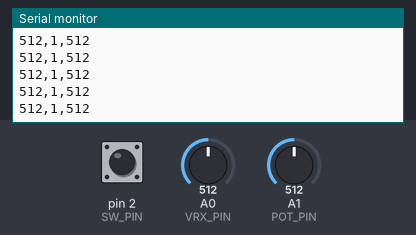
Simulated run of this sketch. Board: Arduino Uno, built with avr-gcc and run on an emulated ATmega328P. Shown: the last lines printed to the serial monitor. The inputs (shaded band) are chosen by the test bench; at power-on: A0 (VRX_PIN) = 512, A1 (POT_PIN) = 512, pin 2 (SW_PIN) HIGH.

Above: at 1.2 s.
1.3 s: A0 (VRX_PIN) set to 1023
At 1.33 s:
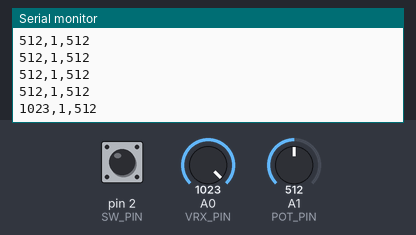
4.3 s: A1 (POT_PIN) set to 1023
At 4.32 s:
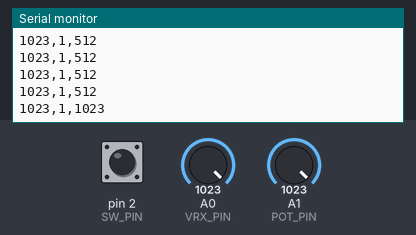
7.3 s: pin 2 (SW_PIN) pulled LOW for 0.15 s
At 7.36 s:
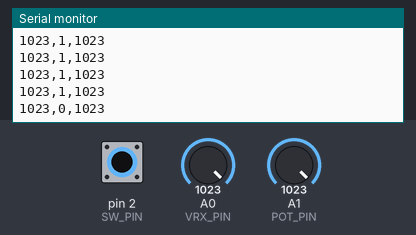
8.9 s: A1 (POT_PIN) set to 0
At 8.94 s:
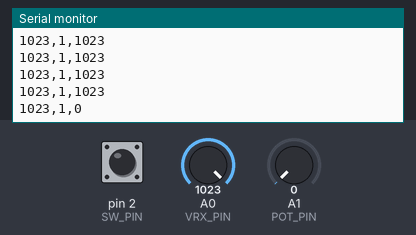
11.9 s: pin 2 (SW_PIN) pulled LOW for 1 s
At 11.92 s:
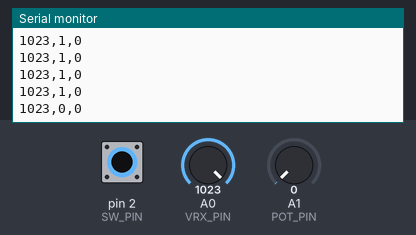
14.4 s: A0 (VRX_PIN) set to 900
At 14.4 s:
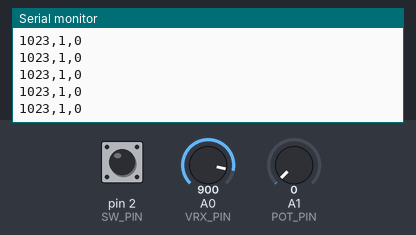
Timing chart, 0 to 16.9 s (numbered marks = the images above; inputs shaded):
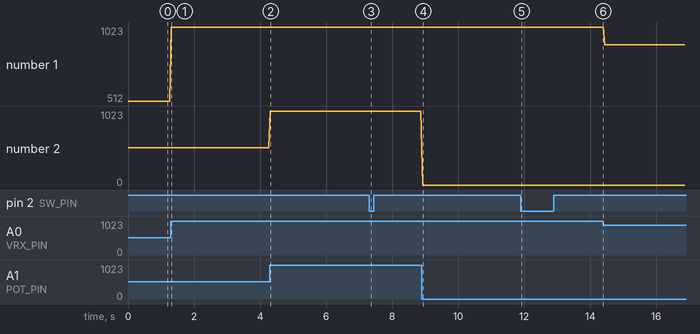

The sketch:

FINALPROJECT.ino
```cpp
const int VRX_PIN = A0;    // 摇杆X轴引脚
const int SW_PIN = 2;      // 摇杆按钮引脚
const int POT_PIN = A1;    // 新增：电位器引脚

void setup() {
  Serial.begin(9600);
  pinMode(SW_PIN, INPUT_PULLUP);
}

void loop() {
  int xValue = analogRead(VRX_PIN);
  int buttonState = digitalRead(SW_PIN);
  int potValue = analogRead(POT_PIN);  // 新增：读取电位器值

  // 发送数据格式: 摇杆X,按钮状态,电位器值
  Serial.print(xValue);
  Serial.print(",");
  Serial.print(buttonState);
  Serial.print(",");
  Serial.println(potValue);

  delay(50);
}
```

Measured:
- after the input at 1.3 s, the serial monitor: prints a new line at once (image 1)
- after the input at 4.3 s, the serial monitor: prints a new line at once (image 2)
- after the input at 7.3 s, the serial monitor: prints a new line after 0.05 s (image 3)
- after the input at 8.9 s, the serial monitor: prints a new line at once (image 4)
- after the input at 11.9 s, the serial monitor: prints a new line at once (image 5)
- plotted number 1: 512 → 1023 after the input at 1.3 s, 1023 → 900 after the input at 14.4 s
